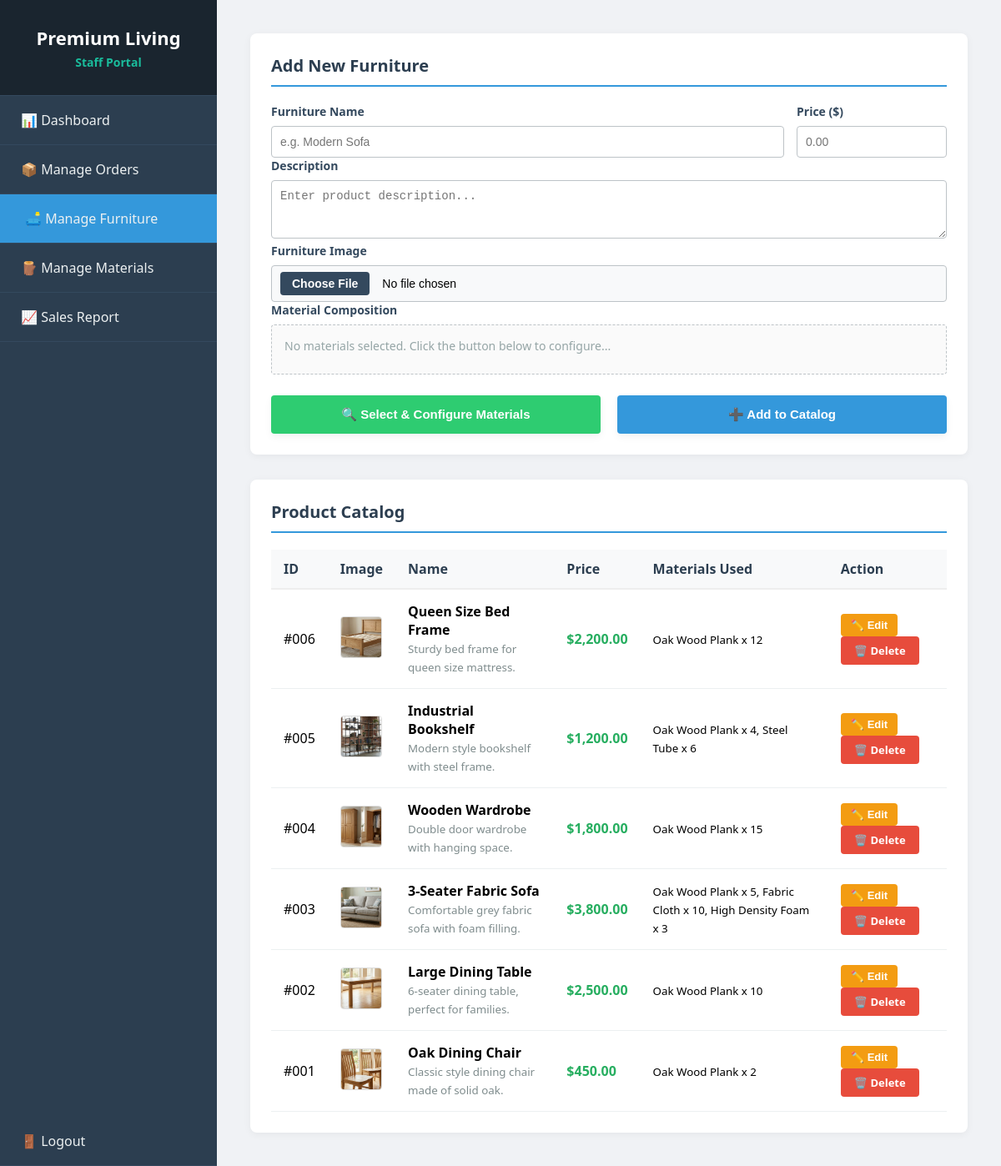
The app's page /Sside/manage_furniture.php (signed in) with its own data.
### tables this page shows
CREATE TABLE `furnitures` (
  `fid` int(11) NOT NULL,
  `fname` varchar(255) NOT NULL,
  `fdesc` varchar(255) NOT NULL,
  `fprice` decimal(10,2) NOT NULL
);

### Sside/manage_furniture.php (the view, shortened to what this page needs)
<?php
require_once('../conn.php');
$furniture_query = "SELECT f.fid, f.fname, f.fdesc, f.fprice,
                    IFNULL(GROUP_CONCAT(CONCAT(m.mname, ' x ', fm.pmqty) SEPARATOR ', '), 'No materials configured') AS materials_used,
                    IFNULL(GROUP_CONCAT(CONCAT(fm.mid, ':', fm.pmqty)), '') AS raw_materials
                    FROM Furnitures f
                    LEFT JOIN FurnitureMaterials fm ON f.fid = fm.fid
                    LEFT JOIN Materials m ON fm.mid = m.mid
                    GROUP BY f.fid
                    ORDER BY f.fid DESC";
$furniture_result = mysqli_query($conn, $furniture_query);
?>
<!DOCTYPE html>
<html lang="en">
<head>
  <link rel="stylesheet" href="staff_style.css">
</head>
<body>
  <div class="sidebar">
    <div class="logo">Premium Living<small>Staff Portal</small></div>
    <ul class="navbar">
      <li><a href="staff_index.php">📊 Dashboard</a></li>
      <li><a href="manage_orders.php">📦 Manage Orders</a></li>
      <li><a href="manage_furniture.php" class="active">🛋️ Manage Furniture</a></li>
      <li><a href="manage_materials.php">🪵 Manage Materials</a></li>
      <li><a href="sales_report.php">📈 Sales Report</a></li>
    </ul>
    <ul class="navbar bottom-nav">
      <li><a href="logout.php">🚪 Logout</a></li>
    </ul>
  </div>
  <div class="content">
    <div class="form-card">
      <h2>Add New Furniture</h2>
      <form action="manage_furniture.php" method="POST" enctype="multipart/form-data">
        <div class="form-row">
          <div class="form-group name-group">
            <label>Furniture Name</label>
            <input type="text" name="fname" placeholder="e.g. Modern Sofa" required>
          </div>
          <div class="form-group price-group">
            <label>Price ($)</label>
            <input type="number" name="fprice" min="0" step="0.01" placeholder="0.00" required>
          </div>
        </div>
        <div class="form-group">
          <label>Description</label>
          <textarea name="fdesc" rows="3" placeholder="Enter product description..."></textarea>
        </div>
        <div class="form-group">
          <label>Furniture Image</label>
          <input type="file" name="fimage" accept="image/*" required>
        </div>
        <div class="form-group">
          <label>Material Composition</label>
          <div id="selected-materials-display">
            <span style="color: #95a5a6; font-size: 14px;">No materials selected. Click the button below to
              configure...</span>
          </div>
        </div>
        <div class="form-actions-row">
          <button type="button" class="btn btn-success btn-large" onclick="openModal()">🔍 Select & Configure
            Materials</button>
          <button type="submit" name="add_furniture" class="btn btn-primary btn-large">➕ Add to Catalog</button>
        </div>
      </form>
    </div>
    <div class="table-card">
      <h2>Product Catalog</h2>
      <table>
        <thead>
          <tr>
            <th>ID</th>
            <th>Image</th>
            <th>Name</th>
            <th>Price</th>
            <th>Materials Used</th>
            <th>Action</th>
          </tr>
        </thead>
        <tbody>
          <?php if ($furniture_result && mysqli_num_rows($furniture_result) > 0): ?>
            <?php while ($f_row = mysqli_fetch_assoc($furniture_result)):
              $image_path = "../Sample Furniture Images/" . $f_row['fid'] . ".png";
              ?>
              <tr>
                <td>#<?php echo str_pad($f_row['fid'], 3, '0', STR_PAD_LEFT); ?></td>
                <td><img src="<?php echo $image_path; ?>" class="thumbnail" alt="Furniture Image"></td>
                <td><strong><?php echo htmlspecialchars($f_row['fname']); ?></strong><br><small
                    style="color:#7f8c8d;"><?php echo htmlspecialchars($f_row['fdesc']); ?></small></td>
                <td class="price-tag">$<?php echo number_format($f_row['fprice'], 2); ?></td>
                <td><small><?php echo htmlspecialchars($f_row['materials_used']); ?></small></td>
                <td>
                  <button type="button" class="btn btn-warning" style="padding: 6px 12px; font-size:13px; margin-right:5px;"
                    data-fid="<?php echo $f_row['fid']; ?>"
                    data-fname="<?php echo htmlspecialchars($f_row['fname'], ENT_QUOTES, 'UTF-8'); ?>"
                    data-fprice="<?php echo $f_row['fprice']; ?>"
                    data-fdesc="<?php echo htmlspecialchars($f_row['fdesc'], ENT_QUOTES, 'UTF-8'); ?>"
                    data-raw-materials="<?php echo htmlspecialchars($f_row['raw_materials'], ENT_QUOTES, 'UTF-8'); ?>"
                    onclick="triggerFurnitureEditModal(this)">✏️ Edit</button>
                  <a href="manage_furniture.php?delete_id=<?php echo $f_row['fid']; ?>" class="btn btn-danger"
                    onclick="return confirm('Are you sure you want to delete this furniture product permanently from the catalog?')">🗑️
                    Delete</a>
                </td>
              </tr>
            <?php endwhile; ?>
          <?php endif; ?>
        </tbody>
      </table>
    </div>
  </div>
</body>
</html>

### Sside/staff_style.css (style rules this page uses)
* { box-sizing: border-box; }
body { font-family: 'Segoe UI', Arial, sans-serif; margin: 0; display: flex; flex-direction: row; background-color: #f0f2f5; min-height: 100vh; }
.sidebar { width: 260px; background: #2c3e50; color: white; display: flex; flex-direction: column; position: fixed; height: 100%; }
.sidebar .logo { font-size: 22px; text-align: center; font-weight: bold; padding: 30px 20px; background: #1a252f; border-bottom: 1px solid #34495e; }
.sidebar .logo small { display: block; font-size: 14px; color: #1abc9c; margin-top: 5px; }
.sidebar ul.navbar { list-style: none; padding: 0; margin: 0; }
.sidebar ul.navbar li a { display: block; padding: 18px 25px; color: #ecf0f1; text-decoration: none; border-bottom: 1px solid #34495e; transition: 0.3s; }
.sidebar ul.navbar li a:hover, .sidebar ul.navbar li a.active { background: #3498db; padding-left: 30px; }
.sidebar ul.navbar.bottom-nav { position: absolute; bottom: 0; width: 100%; }
.content { margin-left: 260px; flex: 1; padding: 40px; }
h2 { color: #2c3e50; border-bottom: 2px solid #3498db; padding-bottom: 10px; margin-top: 0; }
.table-card { background: white; padding: 25px; border-radius: 8px; box-shadow: 0 2px 10px rgba(0, 0, 0, 0.05); }
table { width: 100%; border-collapse: collapse; }
table th { text-align: left; padding: 12px 15px; background: #f8f9fa; color: #2c3e50; border-bottom: 2px solid #eee; }
table td { padding: 15px; border-bottom: 1px solid #ecf0f1; cursor: pointer; }
.btn { padding: 10px 25px; border: none; border-radius: 4px; cursor: pointer; font-weight: bold; }
.btn-primary { background: #3498db; color: white; }
.form-card { background: white; padding: 25px; border-radius: 8px; box-shadow: 0 2px 10px rgba(0, 0, 0, 0.05); margin-bottom: 30px; }
.form-row { display: flex; gap: 15px; align-items: flex-end; }
.form-group { flex: 1; }
.form-group label { display: block; font-weight: bold; margin-bottom: 8px; font-size: 14px; color: #34495e; }
.form-group input, .form-group select, .form-group textarea { width: 100%; padding: 10px; border: 1px solid #bdc3c7; border-radius: 4px; font-size: 14px; }
.btn-warning { background: #f39c12; color: white; font-size: 12px; padding: 6px 12px; }
.form-card h2, .table-card h2 { color: #2c3e50; font-size: 20px; margin-top: 0; margin-bottom: 20px; border-bottom: 2px solid #3498db; padding-bottom: 10px; }
.form-row .name-group { flex: 3; }
.form-row .price-group { flex: 1; max-width: 180px; }
.form-actions-row { display: flex; justify-content: space-between; gap: 20px; margin-top: 25px; }
.btn-large { padding: 14px 20px; font-size: 15px; flex: 1; text-align: center; box-shadow: 0 4px 10px rgba(0, 0, 0, 0.05); }
.thumbnail { width: 50px; height: 50px; border-radius: 4px; object-fit: cover; border: 1px solid #ddd; }
.price-tag { color: #27ae60; font-weight: bold; }
.btn-success { background: #2ecc71; color: white; }
.btn-danger { background: #e74c3c; color: white; padding: 8px 16px; font-size: 13px; text-decoration: none; border-radius: 4px; display: inline-block; }
#selected-materials-display { border: 1px dashed #bdc3c7; padding: 15px; border-radius: 4px; min-height: 60px; display: flex; flex-wrap: wrap; gap: 10px; background: #fafafa; margin-bottom: 12px; }
.form-group input[type="file"] { padding: 7px 10px; background: #f8f9fa; cursor: pointer; }

### records on screen
furnitures: fid "006", shows a picture, fname "Queen Size Bed Frame", fdesc "Sturdy bed frame for queen size mattress.", fprice "2,200.00", materials_used "Oak Wood Plank x 12"
furnitures: fid "005", shows a picture, fname "Industrial Bookshelf", fdesc "Modern style bookshelf with steel frame.", fprice "1,200.00", materials_used "Oak Wood Plank x 4, Steel Tube x 6"
furnitures: fid "004", shows a picture, fname "Wooden Wardrobe", fdesc "Double door wardrobe with hanging space.", fprice "1,800.00", materials_used "Oak Wood Plank x 15"
furnitures: fid "003", shows a picture, fname "3-Seater Fabric Sofa", fdesc "Comfortable grey fabric sofa with foam filling.", fprice "3,800.00", materials_used "Oak Wood Plank x 5, Fabric Cloth x 10, High Density Foam x 3"
furnitures: fid "002", shows a picture, fname "Large Dining Table", fdesc "6-seater dining table, perfect for families.", fprice "2,500.00", materials_used "Oak Wood Plank x 10"
furnitures: fid "001", shows a picture, fname "Oak Dining Chair", fdesc "Classic style dining chair made of solid oak.", fprice "450.00", materials_used "Oak Wood Plank x 2"
